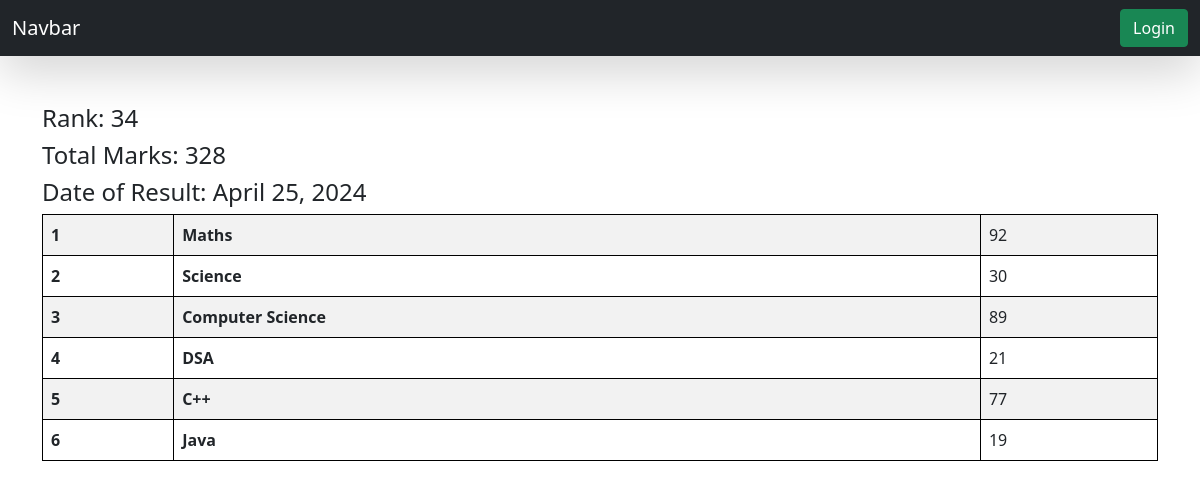
The page /see_marks/STU-0242/ on the database its author committed.
### reportcard/models.py (models this page shows, shortened)
class SubjectMarks(models.Model):
    student = models.ForeignKey(Student, related_name="studentmarks", on_delete=models.CASCADE)
    subject = models.ForeignKey(Subject, on_delete=models.CASCADE)
    marks = models.IntegerField()
    class Meta:
        unique_together = ['student', 'subject']

class Student(models.Model):
    department = models.ForeignKey(Department, related_name="depart", on_delete=models.CASCADE)
    student_id = models.OneToOneField(StudentID, related_name="studentid", on_delete=models.SET_NULL, null=True)
    student_name = models.CharField(max_length=100)
    student_email = models.EmailField(unique=True)
    student_age = models.IntegerField(default=18)
    student_address = models.TextField()

class ReportCard(models.Model):
    student = models.ForeignKey(Student, related_name="studentreportcard", on_delete=models.CASCADE)
    student_rank = models.IntegerField()
    date_of_report_card_generation = models.DateField(auto_now_add=True)
    class Meta:
        unique_together = ['student_rank', 'date_of_report_card_generation']

class Subject(models.Model):
    subject_name = models.CharField(max_length=100)

### reportcard/views.py (the view)
# urls.py: path('see_marks/<student_id>/', see_marks, name="see_marks")
def see_marks(request, student_id):
    queryset = SubjectMarks.objects.filter(student__student_id__student_id = student_id)
    total_marks = queryset.aggregate(total_marks = Sum('marks'))
    return render(request, 'report/see_marks.html', {'queryset' : queryset, 'total_marks': total_marks})

### reportcard/templates/report/see_marks.html
{% extends "base.html" %} {% block start %}
<div class="container mt-5">
  <h4>Rank: {{queryset.first.student.studentreportcard.first.student_rank}}</h4>
  <h4>Total Marks: {{total_marks.total_marks}}</h4>
  <h4>
    Date of Result:
    {{queryset.first.student.studentreportcard.first.date_of_report_card_generation}}
  </h4>
  <table class="table table-striped">
    <tbody>
      {% for marks in queryset %}
      <tr>
        <th scope="row">{{forloop.counter}}</th>
        <td><b>{{marks.subject.subject_name}}</b></td>
        <td>{{marks.marks}}</td>
      </tr>
      {% endfor %}
    </tbody>
  </table>
</div>
{% endblock %}

### reportcard/templates/base.html (style rules this page uses)
table, th, td { border: 1px solid black; }

### rows shown on the page
SubjectMarks: first.student.studentreportcard.first.student_rank "34", first.student.studentreportcard.first.date_of_report_card_generation "April 25, 2024", subject.subject_name "Maths", marks "92"
SubjectMarks: subject.subject_name "Science", marks "30"
SubjectMarks: subject.subject_name "Computer Science", marks "89"
SubjectMarks: subject.subject_name "DSA", marks "21"
SubjectMarks: subject.subject_name "C++", marks "77"
SubjectMarks: subject.subject_name "Java", marks "19"

### other values the page prints
{{ total_marks.total_marks }} "328"
